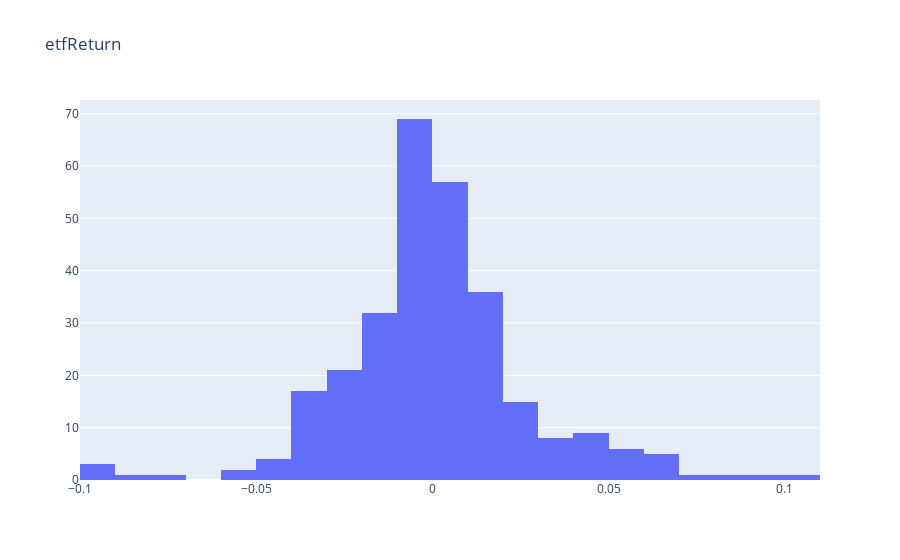

Write notebook code for a chart like this one.
### Code cell
# portfolio['etfReturn']的分布
fig = go.Figure()
fig.add_trace(go.Histogram(x=portfolio['etfReturn'], name="etfReturn"))
fig.update_layout(title_text='etfReturn')
fig.show()

### Figure 1 — Plotly figure (JSON) as saved in the notebook; plotly's stock layout.template omitted (floating-point values rounded to 4 significant figures; data arrays with more than 128 entries replaced by an {"elided": "..."} marker saying what was removed)
{"data": [{"name": "etfReturn", "type": "histogram", "x": {"elided": "292 float values"}}], "layout": {"title": {"text": "etfReturn"}}}
